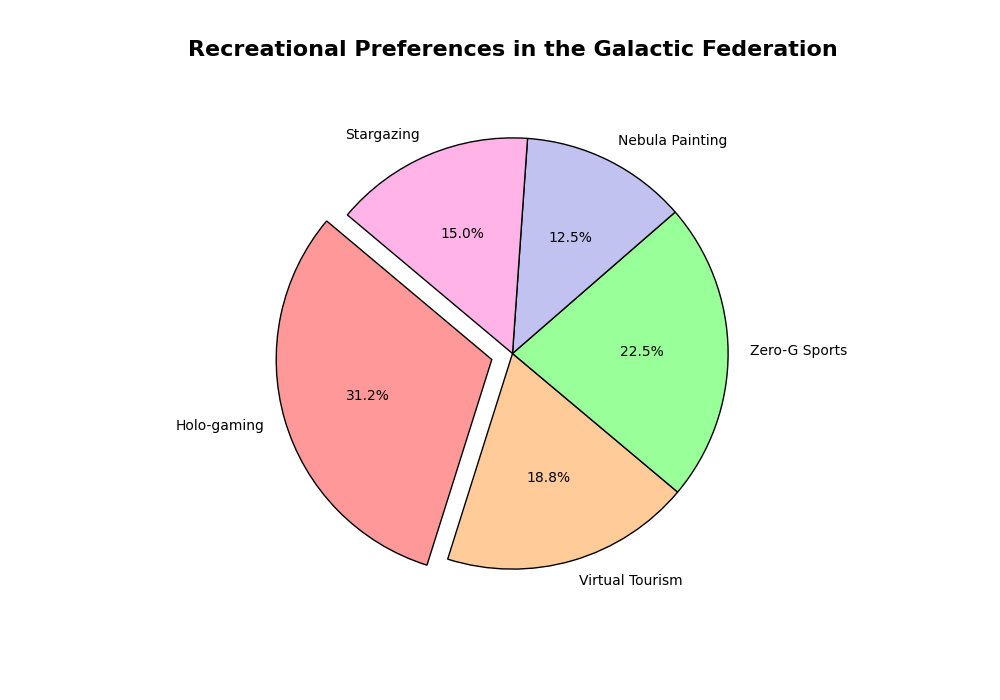

Here is the Python script that generated this plot:
import matplotlib.pyplot as plt

activities = [
    "Holo-gaming", 
    "Virtual Tourism", 
    "Zero-G Sports", 
    "Nebula Painting", 
    "Stargazing"
]
popularity_percentages = [25, 15, 18, 10, 12]

# Manually set colors for each activity
colors = ['#ff9999', '#ffcc99', '#99ff99', '#c2c2f0', '#ffb3e6']

fig, ax1 = plt.subplots(figsize=(10, 7))

explode = [0.1, 0, 0, 0, 0]

ax1.pie(popularity_percentages, labels=activities, autopct='%1.1f%%', startangle=140, colors=colors,
        explode=explode, wedgeprops=dict(edgecolor='black'))

ax1.set_title("Recreational Preferences in the Galactic Federation", fontsize=16, fontweight='bold', pad=20)

plt.show()
